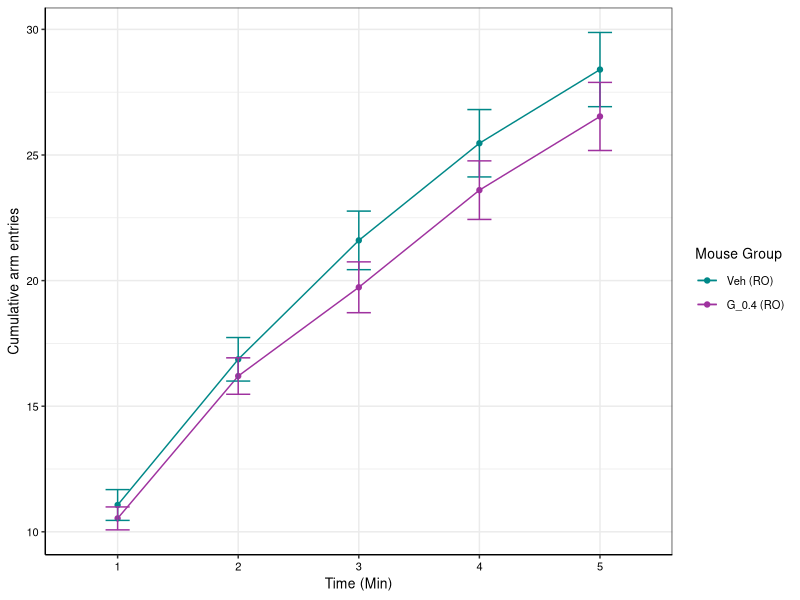
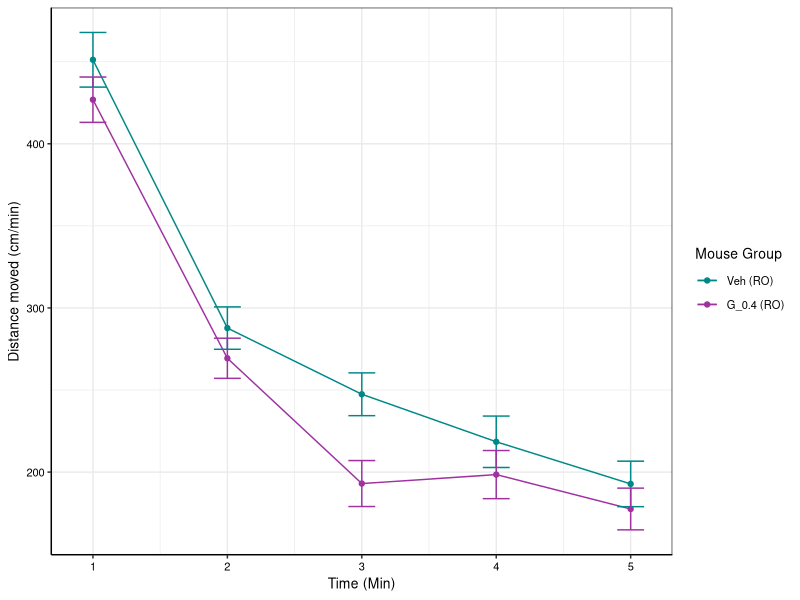
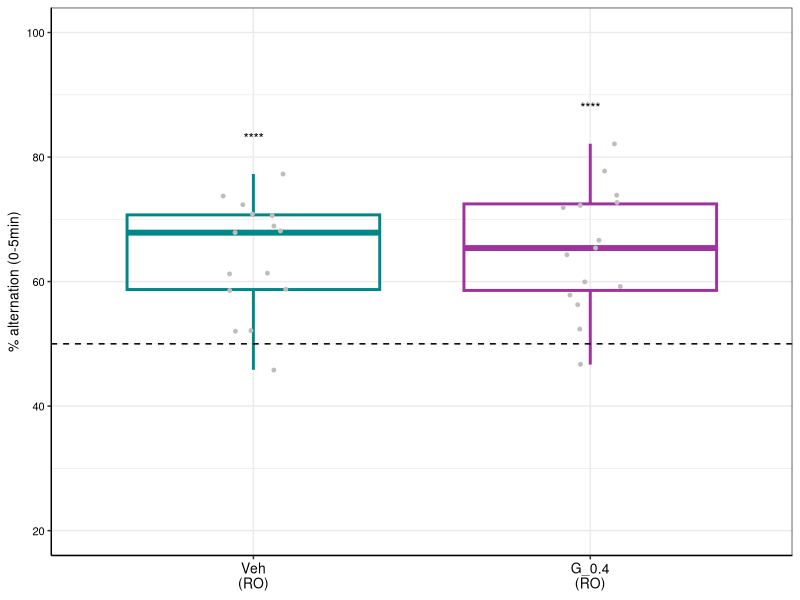
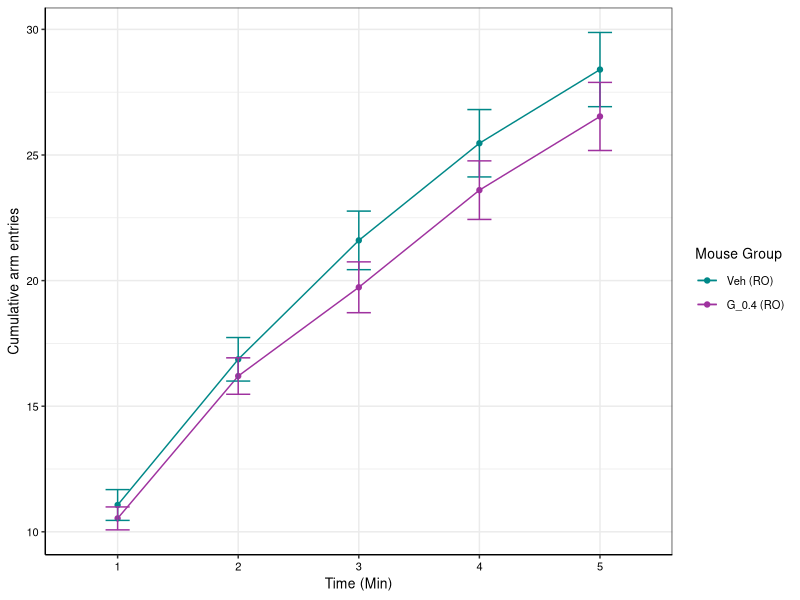
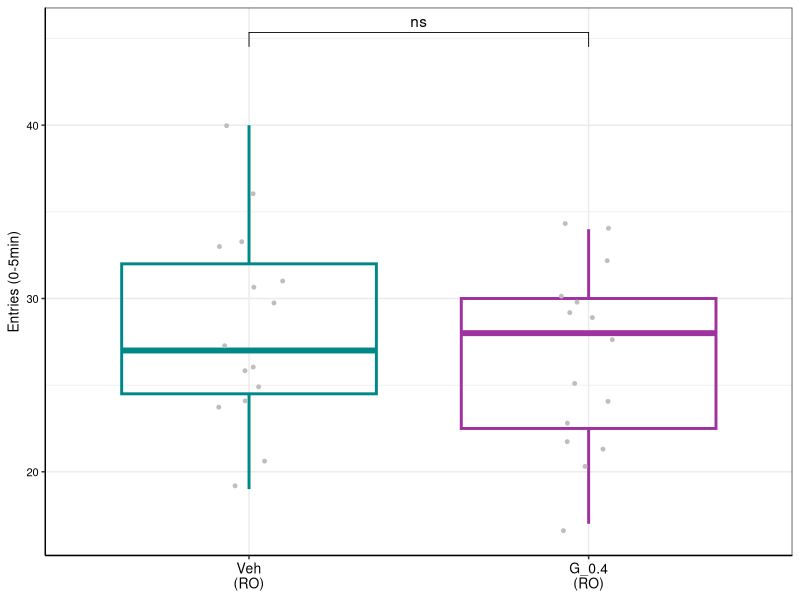
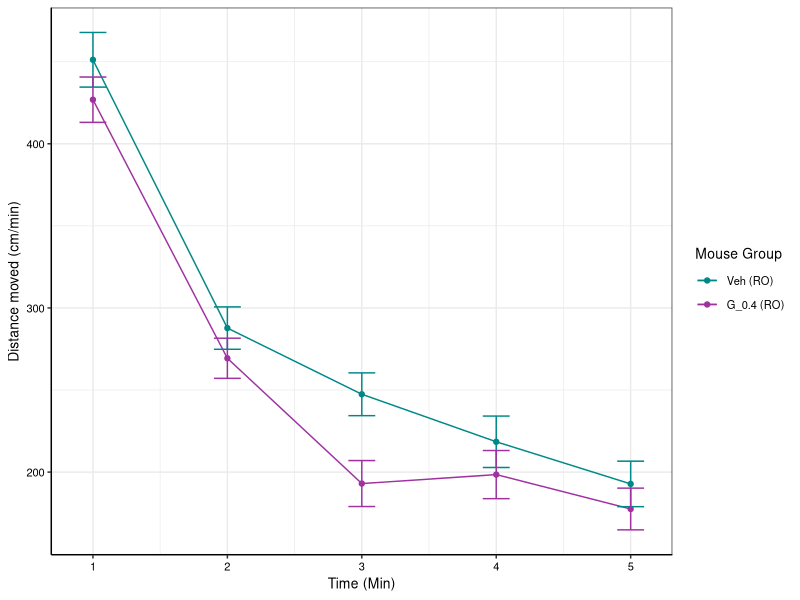
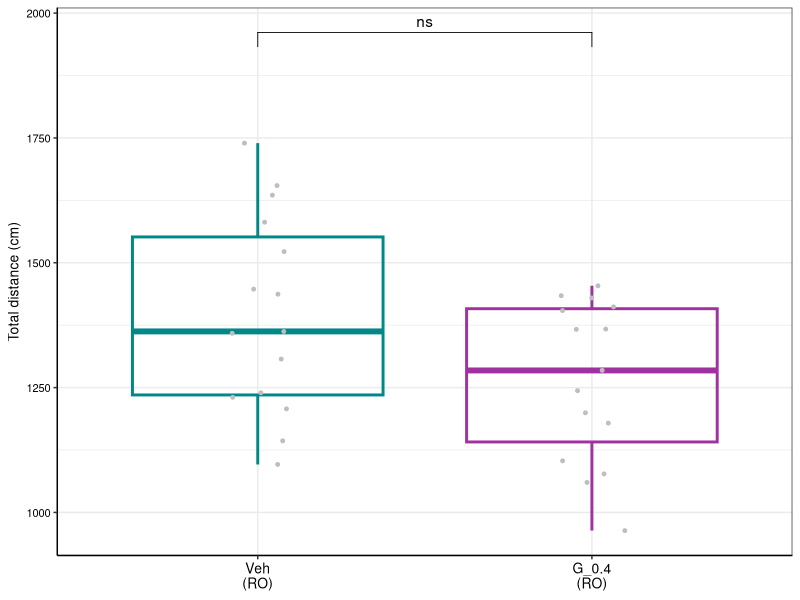

R code for these plots, in order:
## ---- chunk 1
library(dplyr)
library(ggplot2)
library(readxl)
library(ggpubr)
library(rstatix)
## ---- chunk 2
ymaze_data <- read_excel("Male cohort 1 - RO/Data to plot - cohort 1.xlsx", sheet = "Ymaze_1")
ymaze_data$`Mouse Group` <- ifelse(ymaze_data$`Mouse Group` == 'Vehicle', 'Veh\n(RO)', 'G_0.4\n(RO)')
ymaze_data$`Mouse Group` <- factor(ymaze_data$`Mouse Group`,
                                levels = c("Veh\n(RO)",
                                           "G_0.4\n(RO)"))
## ---- chunk 3
plotting_func_alternation <- function(df, variable, ylab, fname, wid = 2, ht = 2) {
  df <- dplyr::filter(df, Measure == variable)
  
  # Compute statistics
  # One sample t-test vs. chance (50% alternation) per group
  tests <- df %>%
    dplyr::group_by(`Mouse Group`) %>%
    rstatix::t_test(Value ~ 1, mu = 50, detailed = TRUE) %>%
    rstatix::add_significance() %>%
    dplyr::ungroup()
  
  # Define positions of significance stars
  sig_pos <- df %>%
    dplyr::group_by(`Mouse Group`) %>%
    dplyr::summarise(y.position = min(100, max(Value, na.rm = TRUE) + 5), .groups = "drop")
  
  # Merge
  tests <- merge(tests, sig_pos, by = "Mouse Group") %>%
    dplyr::mutate(label = p.signif)
  
  ggplot(df, aes(x=`Mouse Group`, y=Value)) +
    geom_boxplot(aes(color = `Mouse Group`), fill = NA, outlier.shape = NA, linewidth = 1) +
    geom_point(color = "grey", position = position_jitter(width = 0.1), size = 1) +
    scale_color_manual(values = c("Veh\n(RO)" = "#008888", "G_0.4\n(RO)" = "#9f329f")) +
    geom_text(data = tests, aes(x = `Mouse Group`, y = y.position, label = label), vjust = 0, size = 3.5) +
    theme_bw() +
    theme(legend.position = "none",
      axis.line = element_line(color='black'),
      axis.text.y = element_text(size = 8, color = 'black'),
      axis.text.x = element_text(size = 10, color = 'black'),
      axis.title.y = element_text(size = 10, color = 'black'),
      axis.title.x = element_blank()) +
    labs(y = ylab) +
    geom_hline(yintercept = 50, linetype = 'dashed', color = 'black') +
    ylim(20,100)
  
  ggsave(fname, width = wid, height = ht)
  
  return(tests)
}
## ---- chunk 4
# "% alternation (0-5min)"
pc_alt_05 <- plotting_func_alternation(ymaze_data, "% alternation (0-5min)",
              "% alternation (0-5min)", "Male cohort 1 - RO/ymaze_pc_alternation_0_to_5.pdf")
## ---- chunk 5
entries <- dplyr::filter(ymaze_data, startsWith(Measure, 'Entries'))

# Add a timepoint column
entries$Time <- substr(entries$Measure, 12, 12)

# Need a "summary" data frame
entries_summary <- entries %>%
  group_by(`Mouse Group`, Time) %>%
  summarise(
    mean_value = mean(Value, na.rm = TRUE),
    se = sd(Value, na.rm = TRUE) / sqrt(n()),
    .groups = "drop"
  )

# Want to get rid of the newline for the line graph legend
entries_summary$`Mouse Group` <- ifelse(entries_summary$`Mouse Group` == 'Veh\n(RO)',
                                        'Veh (RO)', 'G_0.4 (RO)')
entries_summary$`Mouse Group` <- factor(entries_summary$`Mouse Group`,
                                        levels = c("Veh (RO)", "G_0.4 (RO)"))

# Plot line graph
ggplot(entries_summary, aes(x = Time, y = mean_value, color = `Mouse Group`, group = `Mouse Group`)) + geom_line() + geom_point() + geom_errorbar(aes(ymin = mean_value - se, ymax = mean_value + se), width = 0.2) + labs(x = "Time (Min)", y = "Cumulative arm entries") +
    scale_color_manual(values = c("Veh (RO)" = "#008888", "G_0.4 (RO)" = "#9f329f")) +
    theme_bw() +
    theme(axis.line = element_line(color='black'),
      axis.text = element_text(size = 8, color = 'black'),
      axis.title = element_text(size = 10, color = 'black'),
      legend.title = element_text(size = 10, color = 'black'),
      legend.text = element_text(size = 8, color = 'black'))

ggsave('Male cohort 1 - RO/ymaze_cumulative_arm_entries.pdf', width = 4, height = 2)
## ---- chunk 6
generic_boxplot_func <- function(df, variable, ylab,
                          fname, wid = 2, ht = 2) {
  
  df <- dplyr::filter(df, Measure == variable)
  ggplot(df, aes(x=`Mouse Group`, y=Value)) +
    geom_boxplot(aes(color = `Mouse Group`), fill = NA, outlier.shape = NA, linewidth = 1) +
    geom_point(color = "grey", position = position_jitter(width = 0.1), size = 1) +
    scale_color_manual(values = c("Veh\n(RO)" = "#008888", "G_0.4\n(RO)" = "#9f329f")) +
    stat_compare_means(method = "t.test", label = "p.signif", comparisons = list(c("Veh\n(RO)", "G_0.4\n(RO)")), hide.ns = FALSE) +
    theme_bw() +
    theme(legend.position = "none",
      axis.line = element_line(color='black'),
      axis.text.y = element_text(size = 8, color = 'black'),
      axis.text.x = element_text(size = 10, color = 'black'),
      axis.title.y = element_text(size = 10, color = 'black'),
      axis.title.x = element_blank()) +
    labs(y = ylab) + expand_limits(y = max(df$Value) * 1.1)
  
  ggsave(fname, width = wid, height = ht)
}
## ---- chunk 7
generic_boxplot_func(entries, 'Entries (0-5min)', 'Entries (0-5min)',
                     'Male cohort 1 - RO/ymaze_entries_05_boxplot.pdf')

for_stats <- dplyr::filter(entries, Measure == 'Entries (0-5min)')
t.test(dplyr::filter(for_stats, `Mouse Group` == 'Veh\n(RO)')$Value,
       dplyr::filter(for_stats, `Mouse Group` == 'G_0.4\n(RO)')$Value)
## ---- chunk 8
# Make it entries per minute
entries$Time <- as.numeric(entries$Time)

entries_per_min <- entries %>%
  arrange(`Mouse ID`, Time) %>%
  group_by(`Mouse ID`) %>%
  mutate(Value = if_else(
    Time %in% 2:5,
    Value - lag(Value),
    Value
  )) %>%
  ungroup()

# Rename some columns
entries_per_min <- dplyr::rename(entries_per_min,
                         mouse_group = `Mouse Group`,
                         mouse_id = `Mouse ID`)

# Ensure that variables are in the correct format
entries_per_min$Value <- as.numeric(entries_per_min$Value)
entries_per_min$mouse_id <- factor(entries_per_min$mouse_id)
stopifnot(is.factor(entries_per_min$mouse_group))
entries_per_min$Time <- factor(entries_per_min$Time)

entries_per_min_interaction_test <- anova_test(
  entries_per_min,
  dv = Value,
  wid = mouse_id,
  between = mouse_group,
  within = Time
)
## ---- chunk 9
distance <- dplyr::filter(ymaze_data, startsWith(Measure, 'Distance'))

# Add a timepoint column
distance$Time <- rep(seq(1,5), each = 30)

# Need a "summary" data frame
distance_summary <- distance %>%
  group_by(`Mouse Group`, Time) %>%
  summarise(
    mean_value = mean(Value, na.rm = TRUE),
    se = sd(Value, na.rm = TRUE) / sqrt(n()),
    .groups = "drop"
  )

# Want to get rid of the newline for the line graph legend
distance_summary$`Mouse Group` <- ifelse(distance_summary$`Mouse Group` == 'Veh\n(RO)',
                                        'Veh (RO)', 'G_0.4 (RO)')
distance_summary$`Mouse Group` <- factor(distance_summary$`Mouse Group`,
                                        levels = c("Veh (RO)", "G_0.4 (RO)"))

# Plot line graph
ggplot(distance_summary, aes(x = Time, y = mean_value, color = `Mouse Group`, group = `Mouse Group`)) + geom_line() + geom_point() + geom_errorbar(aes(ymin = mean_value - se, ymax = mean_value + se), width = 0.2) + labs(x = "Time (Min)", y = "Distance moved (cm/min)") +
    scale_color_manual(values = c("Veh (RO)" = "#008888", "G_0.4 (RO)" = "#9f329f")) +
    theme_bw() +
    theme(axis.line = element_line(color='black'),
      axis.text = element_text(size = 8, color = 'black'),
      axis.title = element_text(size = 10, color = 'black'),
      legend.title = element_text(size = 10, color = 'black'),
      legend.text = element_text(size = 8, color = 'black'))

ggsave('Male cohort 1 - RO/ymaze_distance_moved_per_min.pdf', width = 4, height = 2)
## ---- chunk 10
distance_sum <- distance %>%
  group_by(`Mouse ID`, `Mouse Group`) %>%
  summarise(total_value = sum(Value, na.rm = TRUE),
            .groups = "drop")

# Make some changes to make the function work
distance_sum$Measure <- 'Total distance (cm)'
distance_sum <- dplyr::rename(distance_sum, Value=total_value)

generic_boxplot_func(distance_sum, 'Total distance (cm)', 'Total distance (cm)',
                     'Male cohort 1 - RO/ymaze_total_distance_boxplot.pdf')

t.test(dplyr::filter(distance_sum, `Mouse Group` == 'Veh\n(RO)')$Value,
       dplyr::filter(distance_sum, `Mouse Group` == 'G_0.4\n(RO)')$Value)
## ---- chunk 11
# This is already "per minute" data

# Rename some columns
distance <- dplyr::rename(distance,
                         mouse_group = `Mouse Group`,
                         mouse_id = `Mouse ID`)

# Ensure that variables are in the correct format
distance$Value <- as.numeric(distance$Value)
distance$mouse_id <- factor(distance$mouse_id)
stopifnot(is.factor(distance$mouse_group))
distance$Time <- factor(distance$Time)

distance_interaction_test <- anova_test(
  distance,
  dv = Value,
  wid = mouse_id,
  between = mouse_group,
  within = Time
)
